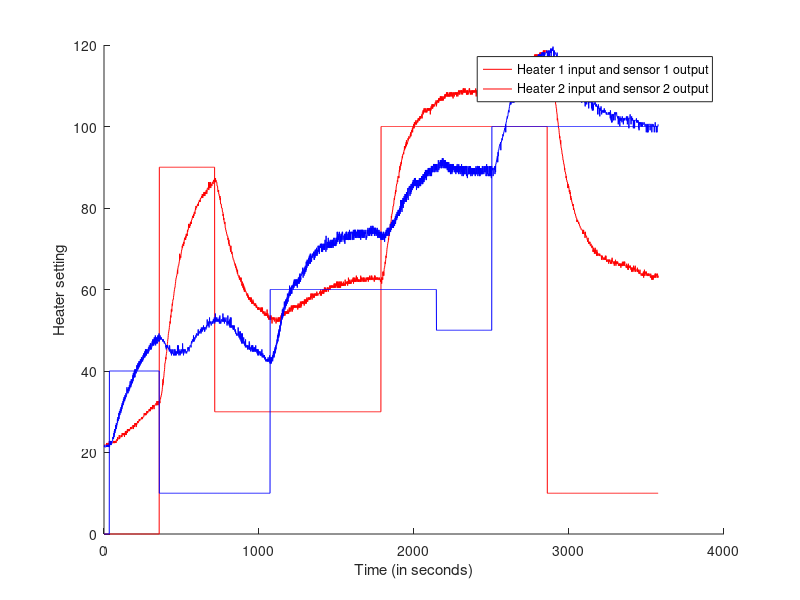

This chart was generated by the following MATLAB code:
%%
clc
clear
close all

load semi_random_test_Halithan.mat

%%
% plot heater input
time = data(:,1);
Q1 = data(:,2);
Q2 = data(:,3);
T1 = data(:,4);
T2 = data(:,5);

%% plot
hold on 
plot(time,[Q1 T1],'r')
plot(time,[Q2 T2],'b')

ylabel('Heater setting');
xlabel('Time (in seconds)');
legend('Heater 1 input and sensor 1 output','Heater 2 input and sensor 2 output')